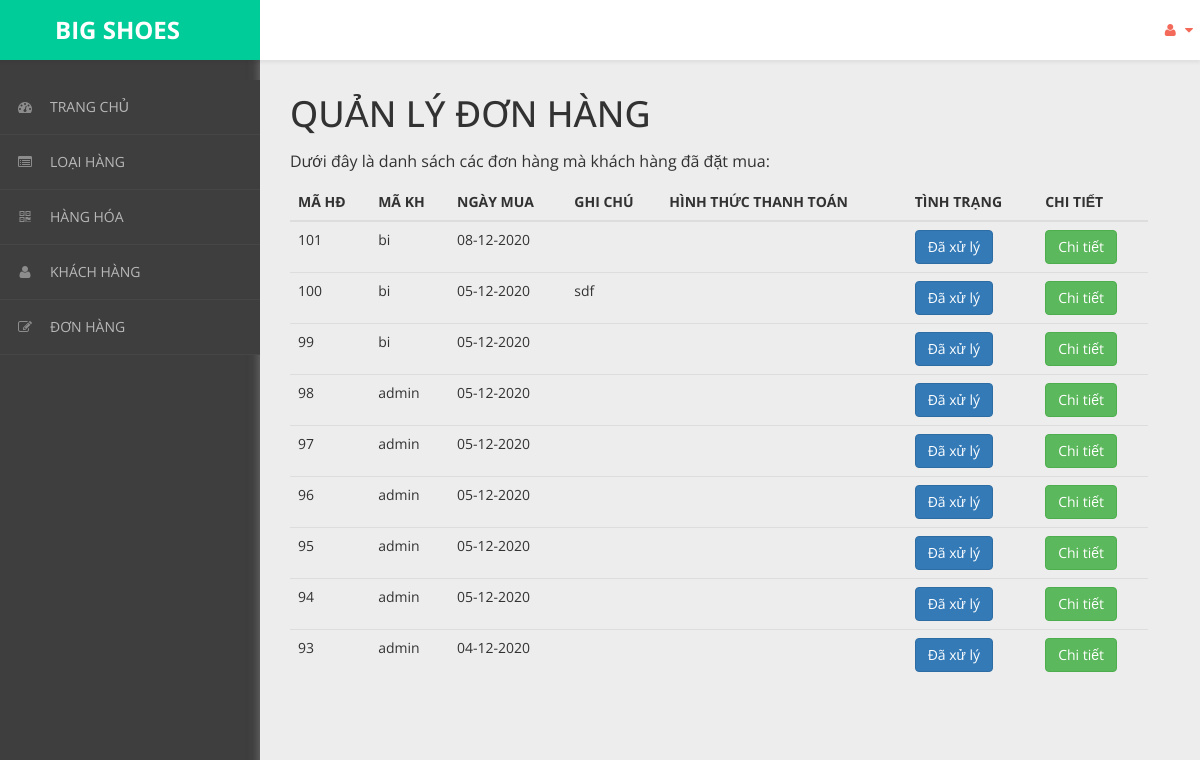
The app's page /admin/content/hoa-don/hoa-don-list.php with its own data.
### tables this page shows
CREATE TABLE `hoa_don` (
  `ma_hd` int(11) NOT NULL,
  `ngay_mua` varchar(20) NOT NULL,
  `ghi_chu` varchar(50) NOT NULL,
  `tinh_trang` varchar(20) NOT NULL DEFAULT '0',
  `ma_kh` varchar(50) NOT NULL
);

### admin/dao/pdo.php (called while the page is built, shortened)
<?php
    function pdo_get_connection(){
        $pdo = new PDO("mysql:host=localhost;dbname=bigshoes",'root','');
        $pdo->setAttribute(PDO::ATTR_ERRMODE, PDO::ERRMODE_EXCEPTION);
        return $pdo;
    }
    function pdo_query($sql){
        $sql_args = array_slice(func_get_args(),1);
        try{
            $conn = pdo_get_connection();
            $stmt = $conn ->prepare($sql);
            $stmt -> execute($sql_args);
            $rows = $stmt -> fetchAll();
            return $rows;
        }catch(PDOException $e){
            throw $e;
        }finally{
            unset($conn);
        }
    }
    ?>

### admin/dao/hoa-don.php (called while the page is built, shortened)
<?php
    require_once ('pdo.php');
    function hoa_don_select_all(){
        $sql = "SELECT * FROM hoa_don ORDER BY ma_hd DESC";
        return pdo_query($sql);
    }
?>

### admin/content/hoa-don/hoa-don-list.php (the view, shortened to what this page needs)
<!DOCTYPE html>
<html xmlns="http://www.w3.org/1999/xhtml">
<head>
    <link href="../../../css/admin/css/bootstrap.css" rel="stylesheet" />
    <link href="../../../css/admin/css/font-awesome.css" rel="stylesheet" />
    <link href="../../../css/admin/css/custom-styles.css" rel="stylesheet" />
</head>
<body>
    <div id="wrapper">
        <nav class="navbar navbar-default top-navbar" role="navigation">
            <div class="navbar-header">
                <a class="navbar-brand" href="../../../../bigshoes/trang-chinh/" style="background:#00CC99;">
                    <strong style="margin-left: 40px;">BIG SHOES</strong></a>
            </div>
            <ul class="nav navbar-top-links navbar-right">
                <li class="dropdown">
                    <a class="dropdown-toggle" data-toggle="dropdown" href="#" aria-expanded="false">
                        <i class="fa fa-user fa-fw"></i> <i class="fa fa-caret-down"></i>
                    </a>
                </li>
            </ul>
        </nav>
        <nav class="navbar-default navbar-side" role="navigation">
            <div class="sidebar-collapse">
                <ul class="nav" id="main-menu">
                    <li>
                        <a href="../thong-ke/thong-ke-list.php"><i class="fa fa-dashboard"></i>TRANG CHỦ</a>
                    </li>
                    <li>
                        <a href="../loai-hang/loai-hang-list.php"><i class="fa fa-list-alt" aria-hidden="true"></i>LOẠI HÀNG</a>
                    </li>
                    <li>
                        <a href="../hang-hoa/hang-hoa-list.php"><i class="fa fa-qrcode"></i>HÀNG HÓA</a>
                    </li>
                    <li>
                        <a href="../khach-hang/khach-hang-list.php"><i class="fa fa-user"></i>KHÁCH HÀNG</a>
                    </li>
                    <li>
                        <a href="../hoa-don/hoa-don-list.php"><i class="fa fa-edit"></i>ĐƠN HÀNG</a>
                    </li>
                </ul>
            </div>
        </nav>
        <div id="page-wrapper">
            <div class="header">
                <div class="page-header">
                    <h1>QUẢN LÝ ĐƠN HÀNG</h1>
                    <p>Dưới đây là danh sách các đơn hàng mà khách hàng đã đặt mua: </p>
                    <?php
                    require_once('../../dao/hoa-don.php');
                    $items = hoa_don_select_all();
                    ?>
                    <table class="table table-hover">
                        <thead>
                            <tr>
                                <th>MÃ HĐ</th>
                                <th>MÃ KH</th>
                                <th>NGÀY MUA</th>
                                <th>GHI CHÚ</th>
                                <th>HÌNH THỨC THANH TOÁN</th>
                                <th>TÌNH TRẠNG</th>
                                <th>CHI TIẾT</th>
                            </tr>
                        </thead>
                        <tbody>
                            <?php foreach ($items as $item) {
                                extract($item);
                            ?>
                                <tr>
                                    <td><?= $ma_hd ?></td>
                                    <td><?= $ma_kh ?></td>
                                    <td><?= $ngay_mua ?></td>
                                    <td><?= $ghi_chu ?></td>
                                    <td><?= $thanh_toan ?></td>
                                    <td>
                                        <a href="thanh-toan-gio-hang.php?ma_hd=<?= $ma_hd ?>">
                                            <?php
                                            if ($tinh_trang == 0) {
                                                echo '<button class="btn btn-danger name="thanh_toan">';
                                                echo "Chưa xử lý";
                                            } else {
                                                echo '<button class="btn btn-primary name ="thanh_toan">';
                                                echo "Đã xử lý";
                                            }
                                            ?>
                                            </button></a>
                                    </td>
                                    <td><a href="chi-tiet-hoa-don.php?ma_hd=<?= $ma_hd ?>&ma_kh=<?= $ma_kh ?>"><button class="btn btn-success">Chi tiết</button></a></td>
                                </tr>
                            <?php } ?>
                        </tbody>
                    </table>
                </div>
            </div>
        </div>
    </div>
</body>
</html>

### css/admin/css/custom-styles.css (style rules this page uses)
body { font-family: 'Open Sans', sans-serif; background: #3E3E3E; }
#wrapper { width: 100%; }
#page-wrapper { padding: 15px 15px; min-height: 600px; background: #EDEDED; }
h1, .h1, h2, .h2, h3, .h3 { margin-top: 7px; margin-bottom: -5px; }
p { font-size:16px; line-height:25px; padding-top:20px; }
.navbar-side { z-index: 0; }
.navbar-side .nav > li > a > i { color: #8C8C8C;padding: 8px;width: 30px;text-align: center; }
.top-navbar { position: fixed; width: 100%; z-index: 300; -webkit-box-shadow: 0 3px 3px rgba(0, 0, 0, 0.05); -moz-box-shadow: 0 3px 3px rgba(0, 0, 0, 0.05); box-shadow: 0 3px 3px rgba(0, 0, 0, 0.05); }
.navbar-side { z-index: 1; position: fixed; width: 260px; top: 80px; }
#page-wrapper { position: relative; top: 55px; box-shadow: 0 0 10px #757575; -moz-box-shadow: 0 0 10px #757575; -webkit-box-shadow: 0 0 10px #757575; }
.page-header { margin: 0;border-bottom: 1px solid transparent;text-align: left;background-color: rgb(237, 237, 237);padding: 32px 22px 32px 0;color: #323232; }
.header { margin: 0 30px; }
.top-navbar { margin:0px; }
.top-navbar .navbar-brand { color: #fff;width: 260px;text-align: left;height: 60px;font-size: 24px;font-weight: 700;line-height: 30px;background: #F36A5A; }
.top-navbar .nav > li { position: relative; display: inline-block; margin: 0px; padding: 0px; }
.top-navbar .nav > li > a { position: relative; display: block; padding: 20px;color: #FFFFFF; margin: 0px; }
.sidebar-collapse , .sidebar-collapse .nav { background:none; }
.sidebar-collapse .nav { padding:0; }
.sidebar-collapse .nav > li > a { color: #B8B8B8; background:transparent; text-shadow:none; font-size: 14px; }
.sidebar-collapse > .nav > li > a { padding: 12px 10px; }
.sidebar-collapse > .nav > li { border-bottom: 1px solid rgba(107, 108, 109, 0.19); }
.navbar-side { border:none; background: #3E3E3E; }
.top-navbar { background: #FFFFFF; border-bottom:none; }
.top-navbar .nav > li > a > i { margin-right: 2px; }
.navbar-default { border:0px solid black; }
.navbar-header { background: transparent; }
.nav > li > a > i { margin-right:10px; color: rgb(243, 106, 90); }
@media (min-width:768px) { #page-wrapper { margin: 0 0 0 260px; padding: 0; min-height: 1200px; } }
@media (min-width:768px) { .navbar-side { width: 260px; z-index: 1; } }
@media (min-width:768px) { .navbar { border-radius: 0px; } }

### records on screen
hoa_don: ma_hd "101", ma_kh "bi", ngay_mua "08-12-2020", tinh_trang "Đã xử lý"
hoa_don: ma_hd "100", ma_kh "bi", ngay_mua "05-12-2020", ghi_chu "sdf", tinh_trang "Đã xử lý"
hoa_don: ma_hd "99", ma_kh "bi", ngay_mua "05-12-2020", tinh_trang "Đã xử lý"
hoa_don: ma_hd "98", ma_kh "admin", ngay_mua "05-12-2020", tinh_trang "Đã xử lý"
hoa_don: ma_hd "97", ma_kh "admin", ngay_mua "05-12-2020", tinh_trang "Đã xử lý"
hoa_don: ma_hd "96", ma_kh "admin", ngay_mua "05-12-2020", tinh_trang "Đã xử lý"
hoa_don: ma_hd "95", ma_kh "admin", ngay_mua "05-12-2020", tinh_trang "Đã xử lý"
hoa_don: ma_hd "94", ma_kh "admin", ngay_mua "05-12-2020", tinh_trang "Đã xử lý"
hoa_don: ma_hd "93", ma_kh "admin", ngay_mua "04-12-2020", tinh_trang "Đã xử lý"
